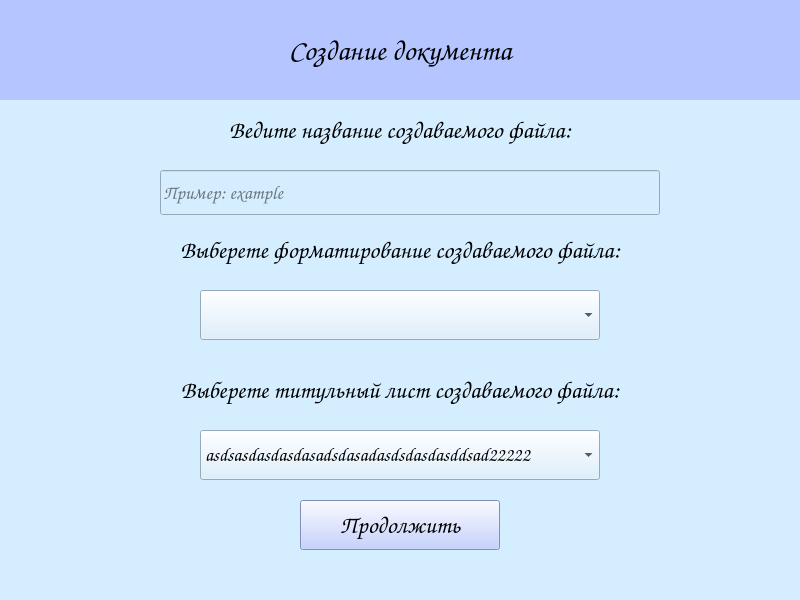
<?xml version="1.0" encoding="UTF-8"?>
<ui version="4.0">
 <class>inputParamFileCreateWindow</class>
 <widget class="QMainWindow" name="inputParamFileCreateWindow">
  <property name="windowModality">
   <enum>Qt::NonModal</enum>
  </property>
  <property name="geometry">
   <rect>
    <x>0</x>
    <y>0</y>
    <width>800</width>
    <height>600</height>
   </rect>
  </property>
  <property name="font">
   <font>
    <weight>50</weight>
    <bold>false</bold>
   </font>
  </property>
  <property name="windowTitle">
   <string>Experiment</string>
  </property>
  <property name="styleSheet">
   <string notr="true">background-color: rgb(212, 237, 255);</string>
  </property>
  <widget class="QWidget" name="centralwidget">
   <widget class="QLabel" name="label">
    <property name="geometry">
     <rect>
      <x>0</x>
      <y>0</y>
      <width>800</width>
      <height>100</height>
     </rect>
    </property>
    <property name="font">
     <font>
      <family>Comic Sans MS</family>
      <pointsize>22</pointsize>
      <weight>75</weight>
      <italic>false</italic>
      <bold>true</bold>
     </font>
    </property>
    <property name="layoutDirection">
     <enum>Qt::LeftToRight</enum>
    </property>
    <property name="autoFillBackground">
     <bool>false</bool>
    </property>
    <property name="styleSheet">
     <string notr="true">background-color: rgb(180, 197, 255);</string>
    </property>
    <property name="text">
     <string>Создание документа</string>
    </property>
    <property name="alignment">
     <set>Qt::AlignCenter</set>
    </property>
    <property name="wordWrap">
     <bool>false</bool>
    </property>
   </widget>
   <widget class="QPushButton" name="continueButton">
    <property name="geometry">
     <rect>
      <x>300</x>
      <y>500</y>
      <width>200</width>
      <height>50</height>
     </rect>
    </property>
    <property name="font">
     <font>
      <family>Comic Sans MS</family>
      <pointsize>18</pointsize>
      <weight>75</weight>
      <bold>true</bold>
     </font>
    </property>
    <property name="styleSheet">
     <string notr="true">background-color: rgb(180, 197, 255);</string>
    </property>
    <property name="text">
     <string>Продолжить</string>
    </property>
    <property name="default">
     <bool>false</bool>
    </property>
    <property name="flat">
     <bool>false</bool>
    </property>
   </widget>
   <widget class="QLabel" name="infoLabel">
    <property name="geometry">
     <rect>
      <x>0</x>
      <y>100</y>
      <width>800</width>
      <height>60</height>
     </rect>
    </property>
    <property name="font">
     <font>
      <family>Comic Sans MS</family>
      <pointsize>18</pointsize>
      <weight>50</weight>
      <italic>false</italic>
      <bold>false</bold>
     </font>
    </property>
    <property name="layoutDirection">
     <enum>Qt::LeftToRight</enum>
    </property>
    <property name="autoFillBackground">
     <bool>false</bool>
    </property>
    <property name="styleSheet">
     <string notr="true"/>
    </property>
    <property name="text">
     <string>Ведите название создаваемого файла:</string>
    </property>
    <property name="alignment">
     <set>Qt::AlignCenter</set>
    </property>
    <property name="wordWrap">
     <bool>false</bool>
    </property>
    <property name="margin">
     <number>5</number>
    </property>
   </widget>
   <widget class="QLineEdit" name="fileNameLineEdit">
    <property name="geometry">
     <rect>
      <x>160</x>
      <y>170</y>
      <width>500</width>
      <height>45</height>
     </rect>
    </property>
    <property name="font">
     <font>
      <family>Comic Sans MS</family>
      <pointsize>14</pointsize>
     </font>
    </property>
    <property name="placeholderText">
     <string>Пример: example</string>
    </property>
   </widget>
   <widget class="QLabel" name="infoLabel_2">
    <property name="geometry">
     <rect>
      <x>0</x>
      <y>220</y>
      <width>800</width>
      <height>60</height>
     </rect>
    </property>
    <property name="font">
     <font>
      <family>Comic Sans MS</family>
      <pointsize>18</pointsize>
      <weight>50</weight>
      <italic>false</italic>
      <bold>false</bold>
     </font>
    </property>
    <property name="layoutDirection">
     <enum>Qt::LeftToRight</enum>
    </property>
    <property name="autoFillBackground">
     <bool>false</bool>
    </property>
    <property name="styleSheet">
     <string notr="true"/>
    </property>
    <property name="text">
     <string>Выберете форматирование создаваемого файла:</string>
    </property>
    <property name="alignment">
     <set>Qt::AlignCenter</set>
    </property>
    <property name="wordWrap">
     <bool>false</bool>
    </property>
    <property name="margin">
     <number>5</number>
    </property>
   </widget>
   <widget class="QComboBox" name="fileFormattingComboBox">
    <property name="geometry">
     <rect>
      <x>200</x>
      <y>290</y>
      <width>400</width>
      <height>50</height>
     </rect>
    </property>
    <property name="font">
     <font>
      <family>Comic Sans MS</family>
      <pointsize>14</pointsize>
     </font>
    </property>
   </widget>
   <widget class="QLabel" name="infoLabel_3">
    <property name="geometry">
     <rect>
      <x>0</x>
      <y>360</y>
      <width>800</width>
      <height>60</height>
     </rect>
    </property>
    <property name="font">
     <font>
      <family>Comic Sans MS</family>
      <pointsize>18</pointsize>
      <weight>50</weight>
      <italic>false</italic>
      <bold>false</bold>
     </font>
    </property>
    <property name="layoutDirection">
     <enum>Qt::LeftToRight</enum>
    </property>
    <property name="autoFillBackground">
     <bool>false</bool>
    </property>
    <property name="styleSheet">
     <string notr="true"/>
    </property>
    <property name="text">
     <string>Выберете титульный лист создаваемого файла:</string>
    </property>
    <property name="alignment">
     <set>Qt::AlignCenter</set>
    </property>
    <property name="wordWrap">
     <bool>false</bool>
    </property>
    <property name="margin">
     <number>5</number>
    </property>
   </widget>
   <widget class="QComboBox" name="tittlePageComboBox">
    <property name="geometry">
     <rect>
      <x>200</x>
      <y>430</y>
      <width>400</width>
      <height>50</height>
     </rect>
    </property>
    <property name="sizePolicy">
     <sizepolicy hsizetype="Fixed" vsizetype="Fixed">
      <horstretch>0</horstretch>
      <verstretch>0</verstretch>
     </sizepolicy>
    </property>
    <property name="font">
     <font>
      <family>Comic Sans MS</family>
      <pointsize>14</pointsize>
     </font>
    </property>
    <item>
     <property name="text">
      <string>asdsasdasdasdasadsdasadasdsdasdasddsad22222</string>
     </property>
    </item>
    <item>
     <property name="text">
      <string>asdasdssdadasasdsdadssda</string>
     </property>
    </item>
   </widget>
  </widget>
 </widget>
 <resources/>
 <connections/>
</ui>
